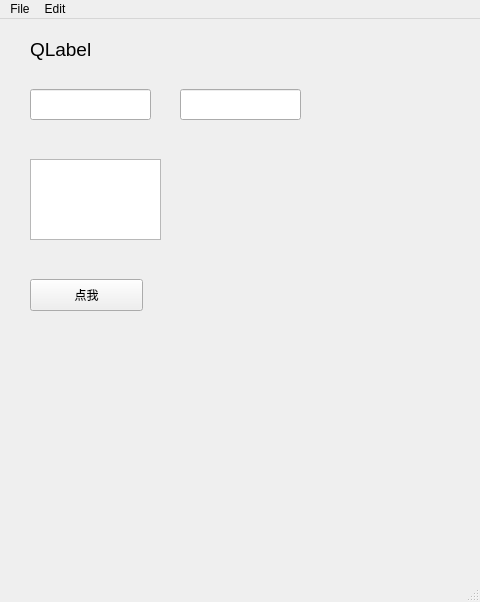
<?xml version="1.0" encoding="UTF-8"?>
<ui version="4.0">
 <class>MainWindow</class>
 <widget class="QMainWindow" name="MainWindow">
  <property name="geometry">
   <rect>
    <x>0</x>
    <y>0</y>
    <width>480</width>
    <height>602</height>
   </rect>
  </property>
  <property name="windowTitle">
   <string>PyQt5控件</string>
  </property>
  <widget class="QWidget" name="centralwidget">
   <widget class="QLabel" name="label">
    <property name="geometry">
     <rect>
      <x>30</x>
      <y>10</y>
      <width>71</width>
      <height>41</height>
     </rect>
    </property>
    <property name="font">
     <font>
      <pointsize>14</pointsize>
     </font>
    </property>
    <property name="text">
     <string>QLabel</string>
    </property>
   </widget>
   <widget class="QLineEdit" name="lineEdit">
    <property name="geometry">
     <rect>
      <x>30</x>
      <y>70</y>
      <width>121</width>
      <height>31</height>
     </rect>
    </property>
   </widget>
   <widget class="QLineEdit" name="lineEdit_2">
    <property name="geometry">
     <rect>
      <x>180</x>
      <y>70</y>
      <width>121</width>
      <height>31</height>
     </rect>
    </property>
   </widget>
   <widget class="QTextEdit" name="textEdit">
    <property name="geometry">
     <rect>
      <x>30</x>
      <y>140</y>
      <width>131</width>
      <height>81</height>
     </rect>
    </property>
   </widget>
   <widget class="QPushButton" name="pushButton">
    <property name="geometry">
     <rect>
      <x>30</x>
      <y>260</y>
      <width>113</width>
      <height>32</height>
     </rect>
    </property>
    <property name="text">
     <string>点我</string>
    </property>
   </widget>
  </widget>
  <widget class="QMenuBar" name="menubar">
   <property name="geometry">
    <rect>
     <x>0</x>
     <y>0</y>
     <width>480</width>
     <height>22</height>
    </rect>
   </property>
   <widget class="QMenu" name="menuFile">
    <property name="title">
     <string>File</string>
    </property>
    <addaction name="separator"/>
    <addaction name="actionExit"/>
   </widget>
   <widget class="QMenu" name="menuEdit">
    <property name="title">
     <string>Edit</string>
    </property>
    <addaction name="separator"/>
    <addaction name="actionCopy"/>
    <addaction name="separator"/>
    <addaction name="actionCut"/>
    <addaction name="separator"/>
    <addaction name="actionPaste"/>
   </widget>
   <addaction name="menuFile"/>
   <addaction name="menuEdit"/>
  </widget>
  <widget class="QStatusBar" name="statusbar"/>
  <action name="actionExit">
   <property name="text">
    <string>Exit</string>
   </property>
  </action>
  <action name="actionCopy">
   <property name="text">
    <string>Copy</string>
   </property>
  </action>
  <action name="actionCut">
   <property name="text">
    <string>Cut</string>
   </property>
  </action>
  <action name="actionPaste">
   <property name="text">
    <string>Paste</string>
   </property>
  </action>
 </widget>
 <resources/>
 <connections/>
</ui>
